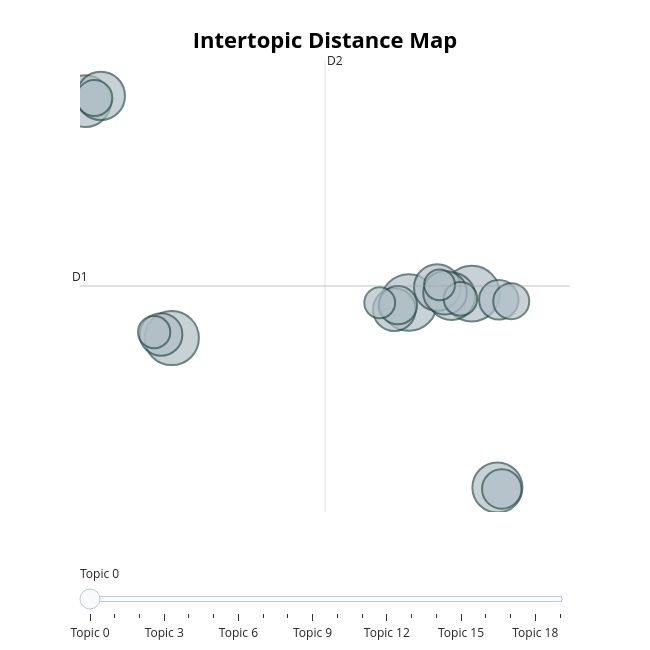

The cell this chart's notebook holds for it:
### Code cell
chan4_topic_model.visualize_topics()

### Figure 1 — Plotly figure (JSON) as saved in the notebook; plotly's stock layout.template omitted (floating-point values rounded to 4 significant figures)
{"data": [{"customdata": [[0, "white | search | google | anti | nobody", 37], [1, "recall | european | would | tesla | glue", 36], [2, "notice | courts | something | libs | slated", 34], [3, "india | prison | china | lockdown | manufacturing", 31], [4, "faces | sold | want | even | child", 29], [5, "step | great | every | literal | america", 27], [6, "care | baltics | fuck | russians | whitebaltics", 26], [7, "ukraine | bbc | uk | catbox | moe", 25], [8, "poilievre | polls | policy | real | never", 22], [9, "convinced | shitalians | tomatokikes | semitic | majority", 21], [10, "go | coffee | br | woke | drink", 21], [11, "chickens | eggs | test | genocide | pro", 18], [12, "christianity | us | migration | would | led", 18], [13, "niggers | dei | jobs | use | hate", 17], [14, "trump | https | com | washington | dc", 15], [15, "pagan | post | nazi | memes | pro", 15], [16, "english | dropped | recognize | official | wqygcbceceu", 13], [17, "consciousness | soul | its | like | dwelled", 12], [18, "netanyahu | palestine | backing | base | conspiracy", 11], [19, "east | white | bunnies | snow | interbreeding", 11]], "hovertemplate": "<b>Topic %{customdata[0]}</b><br>%{customdata[1]}<br>Size: %{customdata[2]}", "legendgroup": "", "marker": {"color": "#B0BEC5", "line": {"color": "DarkSlateGrey", "width": 2}, "size": [37, 36, 34, 31, 29, 27, 26, 25, 22, 21, 21, 18, 18, 17, 15, 15, 13, 12, 11, 11], "sizemode": "area", "sizeref": 0.02312, "symbol": "circle"}, "mode": "markers", "name": "", "orientation": "v", "showlegend": false, "type": "scatter", "x": [8.26, 10.06, 1.494, -0.9794, 10.79, -0.5326, 9.477, 9.071, 9.294, 7.845, 1.188, 10.91, 10.83, 7.946, -0.7169, 11.18, 9.733, 0.9913, 9.137, 7.429], "xaxis": "x", "y": [2.798, 3.554, -0.2329, 19.95, -12.97, 20.4, 3.323, 4.073, 3.625, 2.184, 0.06983, -13.09, 3.02, 2.57, 20.21, 2.908, 3.102, 0.2678, 4.296, 2.769], "yaxis": "y"}], "layout": {"annotations": [{"showarrow": false, "text": "D1", "x": -1.126, "y": 4.199, "yshift": 10}, {"showarrow": false, "text": "D2", "x": 5.867, "xshift": 10, "y": 23.46}], "height": 650, "hoverlabel": {"bgcolor": "white", "font": {"family": "Rockwell", "size": 16}}, "legend": {"itemsizing": "constant", "tracegroupgap": 0}, "margin": {"t": 60}, "shapes": [{"line": {"color": "#CFD8DC", "width": 2}, "type": "line", "x0": 5.867, "x1": 5.867, "y0": -15.06, "y1": 23.46}, {"line": {"color": "#9E9E9E", "width": 2}, "type": "line", "x0": -1.126, "x1": 12.86, "y0": 4.199, "y1": 4.199}], "sliders": [{"active": 0, "pad": {"t": 50}, "steps": [{"args": [{"marker.color": [["red", "#B0BEC5", "#B0BEC5", "#B0BEC5", "#B0BEC5", "#B0BEC5", "#B0BEC5", "#B0BEC5", "#B0BEC5", "#B0BEC5", "#B0BEC5", "#B0BEC5", "#B0BEC5", "#B0BEC5", "#B0BEC5", "#B0BEC5", "#B0BEC5", "#B0BEC5", "#B0BEC5", "#B0BEC5"]]}], "label": "Topic 0", "method": "update"}, {"args": [{"marker.color": [["#B0BEC5", "red", "#B0BEC5", "#B0BEC5", "#B0BEC5", "#B0BEC5", "#B0BEC5", "#B0BEC5", "#B0BEC5", "#B0BEC5", "#B0BEC5", "#B0BEC5", "#B0BEC5", "#B0BEC5", "#B0BEC5", "#B0BEC5", "#B0BEC5", "#B0BEC5", "#B0BEC5", "#B0BEC5"]]}], "label": "Topic 1", "method": "update"}, {"args": [{"marker.color": [["#B0BEC5", "#B0BEC5", "red", "#B0BEC5", "#B0BEC5", "#B0BEC5", "#B0BEC5", "#B0BEC5", "#B0BEC5", "#B0BEC5", "#B0BEC5", "#B0BEC5", "#B0BEC5", "#B0BEC5", "#B0BEC5", "#B0BEC5", "#B0BEC5", "#B0BEC5", "#B0BEC5", "#B0BEC5"]]}], "label": "Topic 2", "method": "update"}, {"args": [{"marker.color": [["#B0BEC5", "#B0BEC5", "#B0BEC5", "red", "#B0BEC5", "#B0BEC5", "#B0BEC5", "#B0BEC5", "#B0BEC5", "#B0BEC5", "#B0BEC5", "#B0BEC5", "#B0BEC5", "#B0BEC5", "#B0BEC5", "#B0BEC5", "#B0BEC5", "#B0BEC5", "#B0BEC5", "#B0BEC5"]]}], "label": "Topic 3", "method": "update"}, {"args": [{"marker.color": [["#B0BEC5", "#B0BEC5", "#B0BEC5", "#B0BEC5", "red", "#B0BEC5", "#B0BEC5", "#B0BEC5", "#B0BEC5", "#B0BEC5", "#B0BEC5", "#B0BEC5", "#B0BEC5", "#B0BEC5", "#B0BEC5", "#B0BEC5", "#B0BEC5", "#B0BEC5", "#B0BEC5", "#B0BEC5"]]}], "label": "Topic 4", "method": "update"}, {"args": [{"marker.color": [["#B0BEC5", "#B0BEC5", "#B0BEC5", "#B0BEC5", "#B0BEC5", "red", "#B0BEC5", "#B0BEC5", "#B0BEC5", "#B0BEC5", "#B0BEC5", "#B0BEC5", "#B0BEC5", "#B0BEC5", "#B0BEC5", "#B0BEC5", "#B0BEC5", "#B0BEC5", "#B0BEC5", "#B0BEC5"]]}], "label": "Topic 5", "method": "update"}, {"args": [{"marker.color": [["#B0BEC5", "#B0BEC5", "#B0BEC5", "#B0BEC5", "#B0BEC5", "#B0BEC5", "red", "#B0BEC5", "#B0BEC5", "#B0BEC5", "#B0BEC5", "#B0BEC5", "#B0BEC5", "#B0BEC5", "#B0BEC5", "#B0BEC5", "#B0BEC5", "#B0BEC5", "#B0BEC5", "#B0BEC5"]]}], "label": "Topic 6", "method": "update"}, {"args": [{"marker.color": [["#B0BEC5", "#B0BEC5", "#B0BEC5", "#B0BEC5", "#B0BEC5", "#B0BEC5", "#B0BEC5", "red", "#B0BEC5", "#B0BEC5", "#B0BEC5", "#B0BEC5", "#B0BEC5", "#B0BEC5", "#B0BEC5", "#B0BEC5", "#B0BEC5", "#B0BEC5", "#B0BEC5", "#B0BEC5"]]}], "label": "Topic 7", "method": "update"}, {"args": [{"marker.color": [["#B0BEC5", "#B0BEC5", "#B0BEC5", "#B0BEC5", "#B0BEC5", "#B0BEC5", "#B0BEC5", "#B0BEC5", "red", "#B0BEC5", "#B0BEC5", "#B0BEC5", "#B0BEC5", "#B0BEC5", "#B0BEC5", "#B0BEC5", "#B0BEC5", "#B0BEC5", "#B0BEC5", "#B0BEC5"]]}], "label": "Topic 8", "method": "update"}, {"args": [{"marker.color": [["#B0BEC5", "#B0BEC5", "#B0BEC5", "#B0BEC5", "#B0BEC5", "#B0BEC5", "#B0BEC5", "#B0BEC5", "#B0BEC5", "red", "#B0BEC5", "#B0BEC5", "#B0BEC5", "#B0BEC5", "#B0BEC5", "#B0BEC5", "#B0BEC5", "#B0BEC5", "#B0BEC5", "#B0BEC5"]]}], "label": "Topic 9", "method": "update"}, {"args": [{"marker.color": [["#B0BEC5", "#B0BEC5", "#B0BEC5", "#B0BEC5", "#B0BEC5", "#B0BEC5", "#B0BEC5", "#B0BEC5", "#B0BEC5", "#B0BEC5", "red", "#B0BEC5", "#B0BEC5", "#B0BEC5", "#B0BEC5", "#B0BEC5", "#B0BEC5", "#B0BEC5", "#B0BEC5", "#B0BEC5"]]}], "label": "Topic 10", "method": "update"}, {"args": [{"marker.color": [["#B0BEC5", "#B0BEC5", "#B0BEC5", "#B0BEC5", "#B0BEC5", "#B0BEC5", "#B0BEC5", "#B0BEC5", "#B0BEC5", "#B0BEC5", "#B0BEC5", "red", "#B0BEC5", "#B0BEC5", "#B0BEC5", "#B0BEC5", "#B0BEC5", "#B0BEC5", "#B0BEC5", "#B0BEC5"]]}], "label": "Topic 11", "method": "update"}, {"args": [{"marker.color": [["#B0BEC5", "#B0BEC5", "#B0BEC5", "#B0BEC5", "#B0BEC5", "#B0BEC5", "#B0BEC5", "#B0BEC5", "#B0BEC5", "#B0BEC5", "#B0BEC5", "#B0BEC5", "red", "#B0BEC5", "#B0BEC5", "#B0BEC5", "#B0BEC5", "#B0BEC5", "#B0BEC5", "#B0BEC5"]]}], "label": "Topic 12", "method": "update"}, {"args": [{"marker.color": [["#B0BEC5", "#B0BEC5", "#B0BEC5", "#B0BEC5", "#B0BEC5", "#B0BEC5", "#B0BEC5", "#B0BEC5", "#B0BEC5", "#B0BEC5", "#B0BEC5", "#B0BEC5", "#B0BEC5", "red", "#B0BEC5", "#B0BEC5", "#B0BEC5", "#B0BEC5", "#B0BEC5", "#B0BEC5"]]}], "label": "Topic 13", "method": "update"}, {"args": [{"marker.color": [["#B0BEC5", "#B0BEC5", "#B0BEC5", "#B0BEC5", "#B0BEC5", "#B0BEC5", "#B0BEC5", "#B0BEC5", "#B0BEC5", "#B0BEC5", "#B0BEC5", "#B0BEC5", "#B0BEC5", "#B0BEC5", "red", "#B0BEC5", "#B0BEC5", "#B0BEC5", "#B0BEC5", "#B0BEC5"]]}], "label": "Topic 14", "method": "update"}, {"args": [{"marker.color": [["#B0BEC5", "#B0BEC5", "#B0BEC5", "#B0BEC5", "#B0BEC5", "#B0BEC5", "#B0BEC5", "#B0BEC5", "#B0BEC5", "#B0BEC5", "#B0BEC5", "#B0BEC5", "#B0BEC5", "#B0BEC5", "#B0BEC5", "red", "#B0BEC5", "#B0BEC5", "#B0BEC5", "#B0BEC5"]]}], "label": "Topic 15", "method": "update"}, {"args": [{"marker.color": [["#B0BEC5", "#B0BEC5", "#B0BEC5", "#B0BEC5", "#B0BEC5", "#B0BEC5", "#B0BEC5", "#B0BEC5", "#B0BEC5", "#B0BEC5", "#B0BEC5", "#B0BEC5", "#B0BEC5", "#B0BEC5", "#B0BEC5", "#B0BEC5", "red", "#B0BEC5", "#B0BEC5", "#B0BEC5"]]}], "label": "Topic 16", "method": "update"}, {"args": [{"marker.color": [["#B0BEC5", "#B0BEC5", "#B0BEC5", "#B0BEC5", "#B0BEC5", "#B0BEC5", "#B0BEC5", "#B0BEC5", "#B0BEC5", "#B0BEC5", "#B0BEC5", "#B0BEC5", "#B0BEC5", "#B0BEC5", "#B0BEC5", "#B0BEC5", "#B0BEC5", "red", "#B0BEC5", "#B0BEC5"]]}], "label": "Topic 17", "method": "update"}, {"args": [{"marker.color": [["#B0BEC5", "#B0BEC5", "#B0BEC5", "#B0BEC5", "#B0BEC5", "#B0BEC5", "#B0BEC5", "#B0BEC5", "#B0BEC5", "#B0BEC5", "#B0BEC5", "#B0BEC5", "#B0BEC5", "#B0BEC5", "#B0BEC5", "#B0BEC5", "#B0BEC5", "#B0BEC5", "red", "#B0BEC5"]]}], "label": "Topic 18", "method": "update"}, {"args": [{"marker.color": [["#B0BEC5", "#B0BEC5", "#B0BEC5", "#B0BEC5", "#B0BEC5", "#B0BEC5", "#B0BEC5", "#B0BEC5", "#B0BEC5", "#B0BEC5", "#B0BEC5", "#B0BEC5", "#B0BEC5", "#B0BEC5", "#B0BEC5", "#B0BEC5", "#B0BEC5", "#B0BEC5", "#B0BEC5", "red"]]}], "label": "Topic 19", "method": "update"}]}], "title": {"font": {"color": "Black", "size": 22}, "text": "<b>Intertopic Distance Map</b>", "x": 0.5, "xanchor": "center", "y": 0.95, "yanchor": "top"}, "width": 650, "xaxis": {"anchor": "y", "domain": [0, 1], "range": [-1.126, 12.86], "title": {"text": ""}, "visible": false}, "yaxis": {"anchor": "x", "domain": [0, 1], "range": [-15.06, 23.46], "title": {"text": ""}, "visible": false}}}
